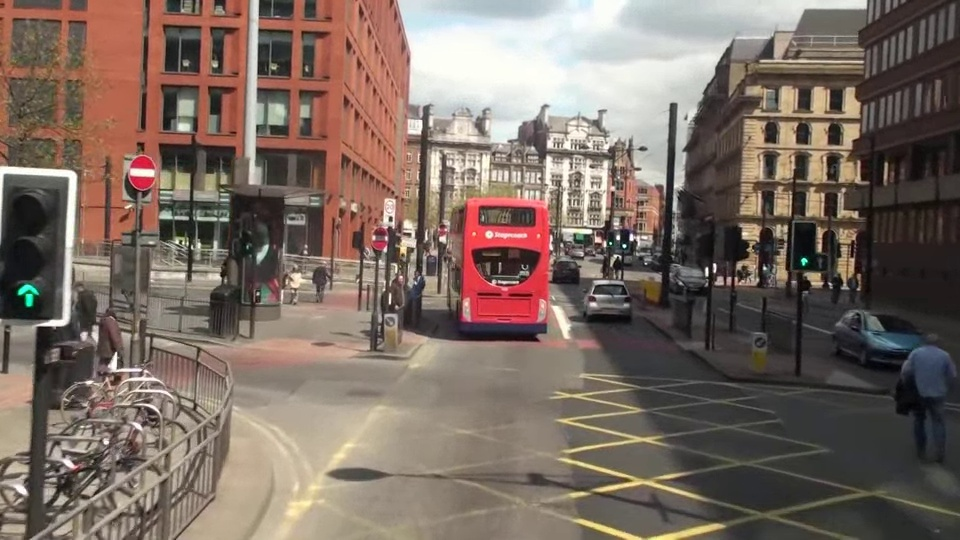
#> input picture Chapter4_Local Feature/mot_color70.jpg, 960 x 540 px
$ python SIFT2.py
#> lines starting #> are read from the running program, lines starting #| are printed output that depends on the picture
import cv2 as cv  # OpenCV 라이브러리 로드
import matplotlib.pyplot as plt  # 시각화(그래프/이미지) 라이브러리 로드

# 1. 두 이미지 불러오기
img1 = cv.imread('mot_color70.jpg')  # 첫 번째 원본 이미지 읽기 (BGR 포맷)
#> img1 is the input picture: shape (540, 960, 3); mean B, G, R 98.4, 107.7, 123.2
img2 = cv.imread('mot_color83.jpg')  # 두 번째 대상 이미지 읽기 (BGR 포맷)
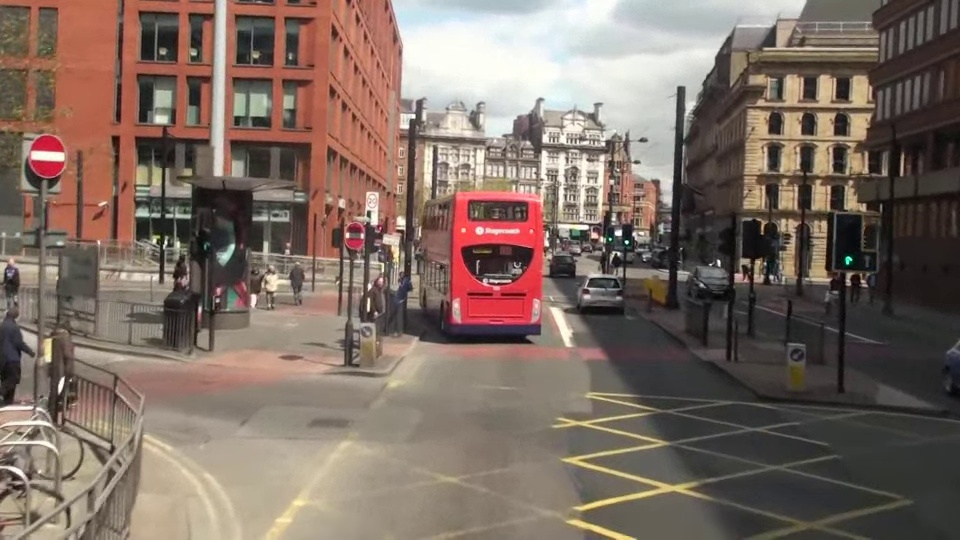
#> input picture Chapter4_Local Feature/mot_color83.jpg, 960 x 540 px
#> img2 is the input picture: shape (540, 960, 3); mean B, G, R 99.1, 108.8, 125.8

gray1 = cv.cvtColor(img1, cv.COLOR_BGR2GRAY)  # 첫 번째 이미지를 흑백으로 변환 (특징점 추출용)
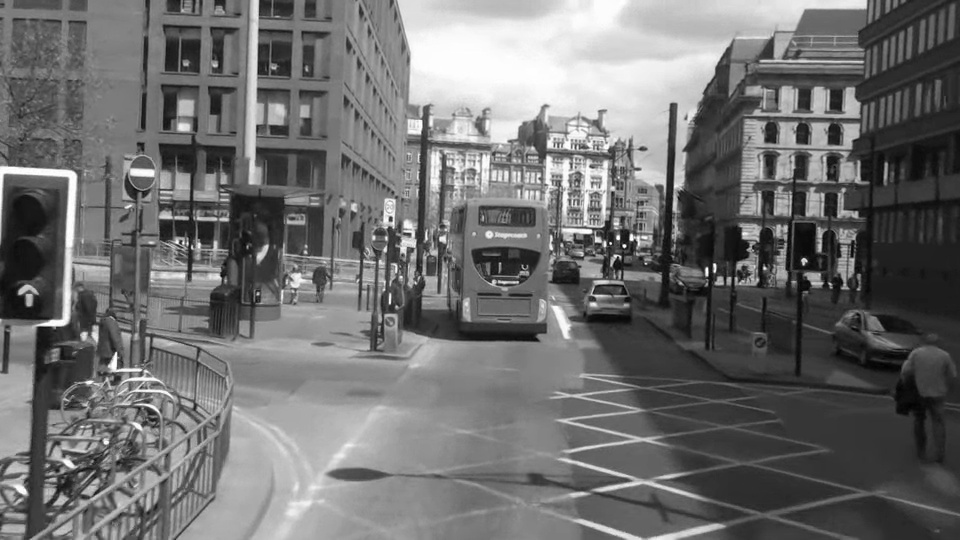
#> gray1: shape (540, 960); min 1, max 255, mean 111.3
gray2 = cv.cvtColor(img2, cv.COLOR_BGR2GRAY)  # 두 번째 이미지를 흑백으로 변환
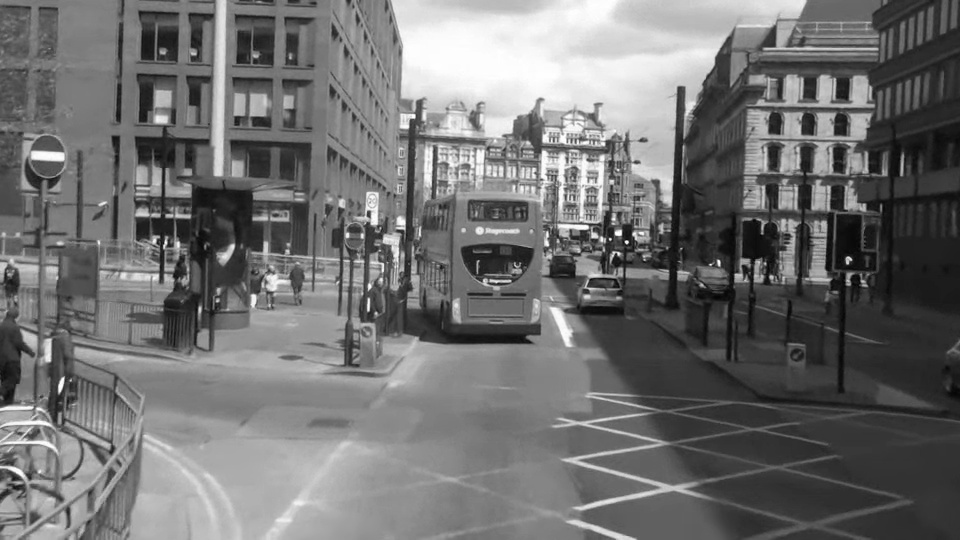
#> gray2: shape (540, 960); min 1, max 255, mean 112.8

# 2. SIFT 특징점 추출
sift = cv.SIFT_create()  # SIFT 특징점 추출기 객체 생성
kp1, des1 = sift.detectAndCompute(gray1, None)  # 첫 번째 이미지의 특징점(kp1)과 디스크립터(des1) 계산
#> kp1 = 4415 keypoints; strongest (x, y, size): (624, 246, 2.5), (618, 238, 3.1), (804, 261, 4.3), (707, 269, 2.6)
kp2, des2 = sift.detectAndCompute(gray2, None)  # 두 번째 이미지의 특징점(kp2)과 디스크립터(des2) 계산
#> kp2 = 4096 keypoints; strongest (x, y, size): (627, 242, 2.5), (618, 233, 4.8), (610, 239, 1.9), (848, 260, 4.9)

# 3. BFMatcher 생성 및 knnMatch 적용
bf = cv.BFMatcher()  # 브루트 포스(Brute-Force) 매칭기 객체 생성
matches = bf.knnMatch(des1, des2, k=2)  # 각 특징점마다 가장 거리가 가까운 2개의 이웃(k=2)을 찾아 매칭
#> matches = 4415 matches

# 4. 최근접 이웃 거리 비율(Ratio Test) 적용
good_matches = []  # 정확하게 매칭된 결과만 담을 빈 리스트 생성
for m, n in matches:  # m: 가장 가까운 매칭점, n: 두 번째로 가까운 매칭점
    if m.distance < 0.75 * n.distance:  # 첫 번째 매칭점이 두 번째보다 확실히(0.75배 이하) 더 가까울 때만
        good_matches.append([m])  # 좋은 매칭(오류가 적은 매칭)으로 인정하여 리스트에 추가
#> after the loop, good_matches = 754 matches

# 5. 매칭 결과 시각화
img_matches = cv.drawMatchesKnn(
    img1, kp1, img2, kp2,  # 매칭할 두 원본 이미지와 각각의 특징점들
    good_matches,  # 위에서 걸러낸 훌륭한 매칭점들만 선으로 연결
    None,  # 출력할 결과 이미지 객체 (여기선 새로 생성하므로 None)
    flags=cv.DrawMatchesFlags_NOT_DRAW_SINGLE_POINTS  # 매칭되지 않고 혼자 남은 특징점들은 화면에 그리지 않음
)
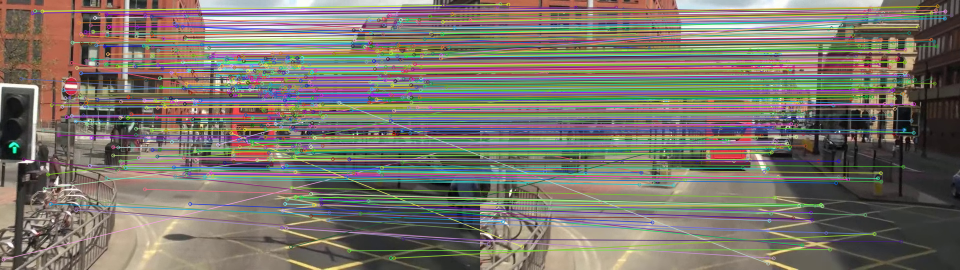
#> img_matches: shape (540, 1920, 3) (shown at 1/2 size); mean B, G, R 106.7, 116.4, 122.6

# 6. Matplotlib 출력
plt.figure(figsize=(15, 6))  # 가로 15, 세로 6 크기의 넓은 도화지 생성
plt.imshow(cv.cvtColor(img_matches, cv.COLOR_BGR2RGB))  # 색상이 정상적으로 보이도록 BGR을 RGB로 변환하여 출력
plt.title('SIFT Feature Matching (KNN + Ratio Test)')  # 결과 이미지의 제목 달기
plt.axis('off')  # 불필요한 X, Y축 눈금 숨기기
plt.show()  # 완성된 매칭 결과 창 띄우기
